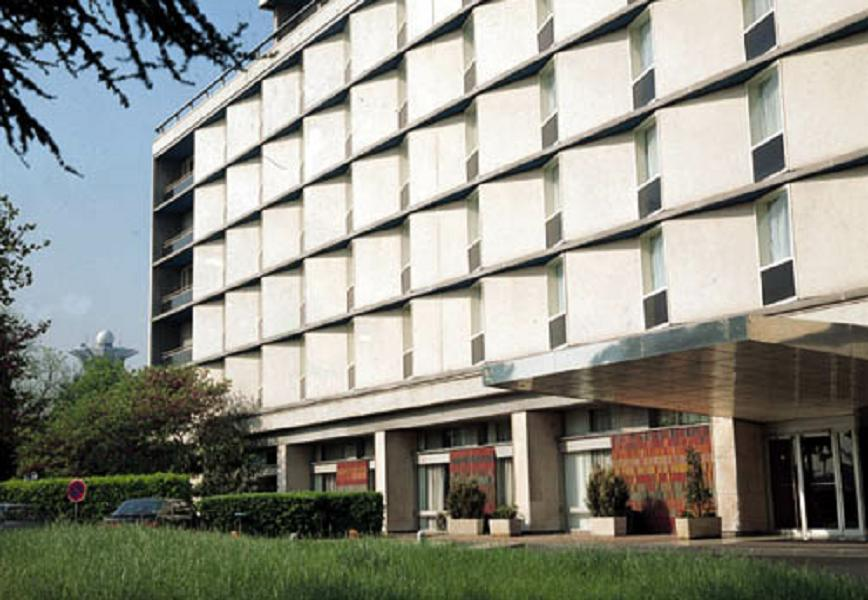
#> input picture ch06/building.jpg, 868 x 600 px
$ python canny.py
#> lines starting #> are read from the running program, lines starting #| are printed output that depends on the picture
import sys
import numpy as np
import cv2

#canny edge 검출 방식
src = cv2.imread('building.jpg', cv2.IMREAD_GRAYSCALE)
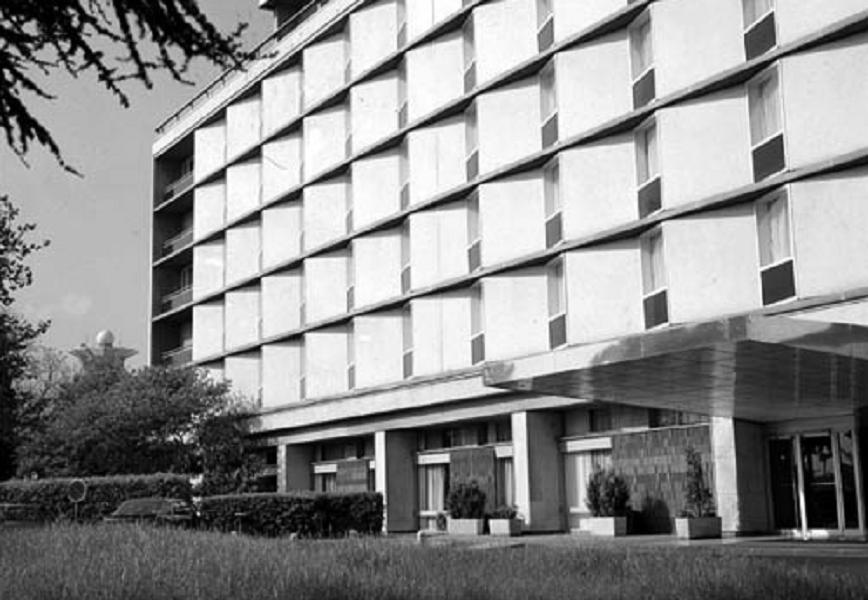
#> src: shape (600, 868); min 0, max 255, mean 142.3

if src is None:
    print('Image load failed!')
    sys.exit()

dst = cv2.Canny(src, 100, 180)
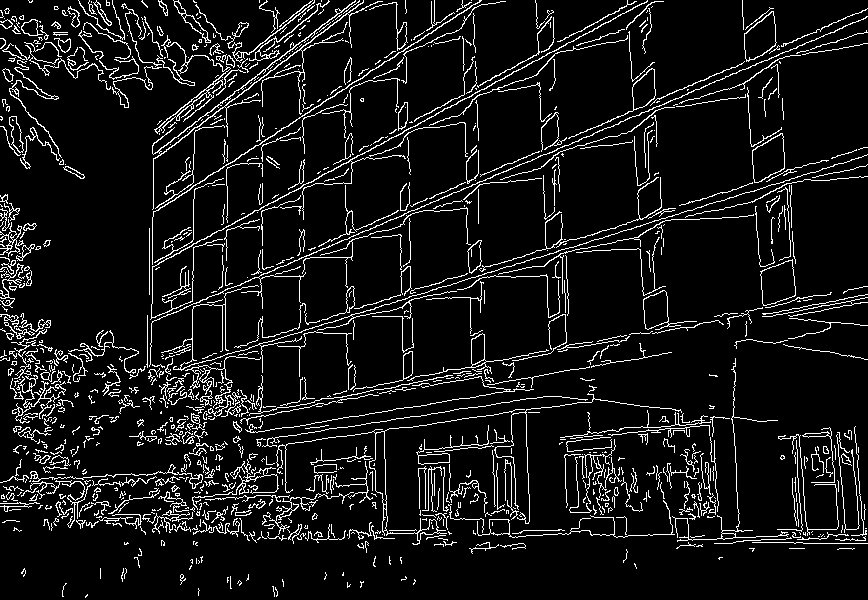
#> dst: shape (600, 868); 8.6% white in thin lines or dots

cv2.imshow('src', src)
cv2.imshow('dst', dst)
cv2.waitKey()

cv2.destroyAllWindows()

$ run again, with ch06/dial.jpg copied over ch06/building.jpg
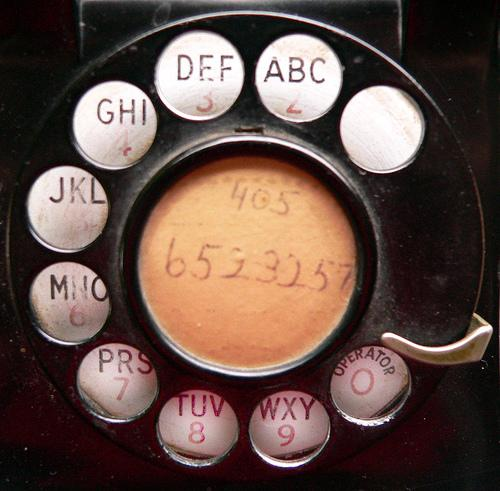
#> input picture ch06/dial.jpg, 500 x 491 px
#> `src = cv2.imread('building.jpg', cv2.IMREAD_GRAYSCALE)`:
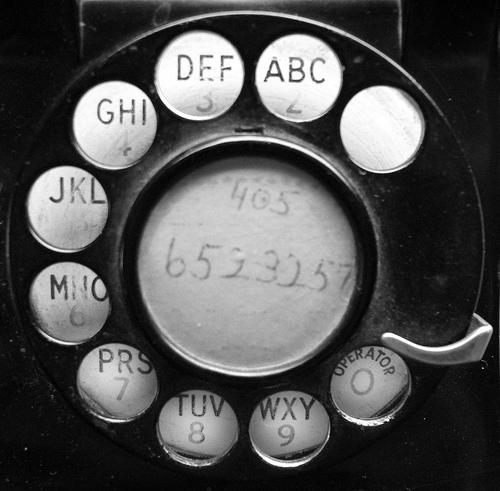
#> src: shape (491, 500); min 0, max 255, mean 82.4
#> `dst = cv2.Canny(src, 100, 180)`:
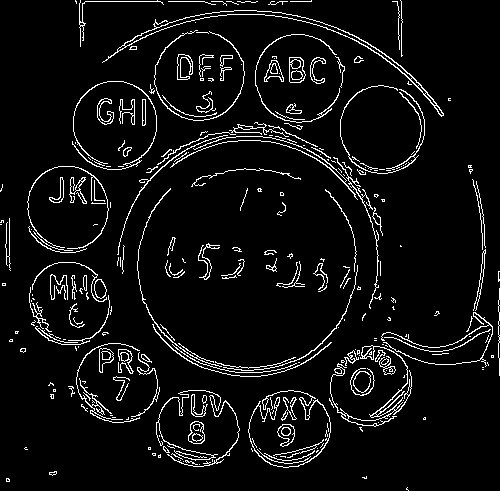
#> dst: shape (491, 500); 6.1% white in thin lines or dots
